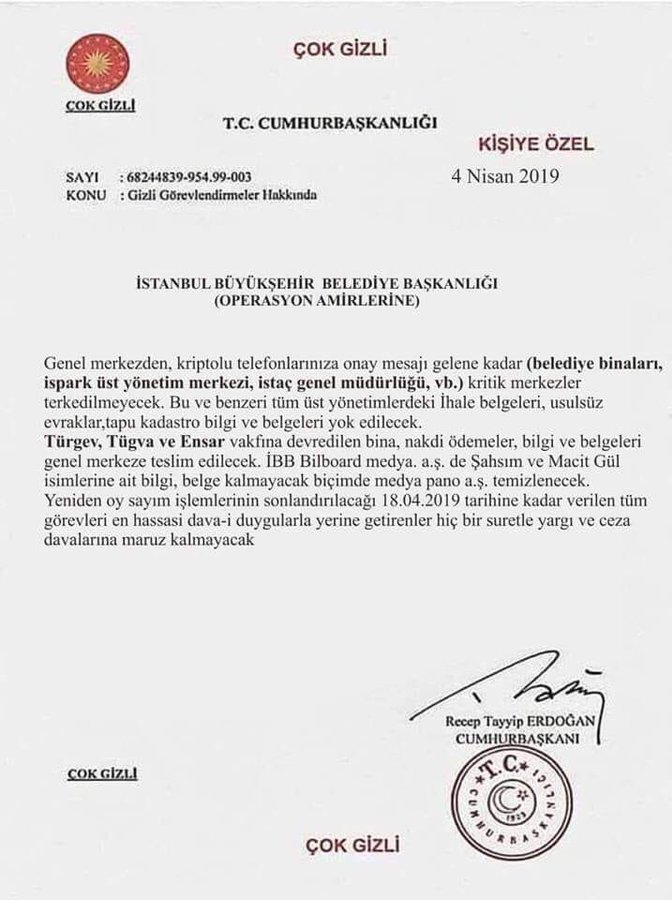
#> input picture ikinisan/belge.jpg, 672 x 900 px, found by its file name
$ python esikleme.py
#> lines starting #> are read from the running program, lines starting #| are printed output that depends on the picture; after the words box and inside, x2 and y2 are one past the last pixel; in counts of white or black regions, pixels touching at a corner belong together
"""fotoğrafı basitleştirerek "önemli olanı" (nesneyi) "önemsiz olandan" (arka plandan) ayırmaya yarayan
en temel bölütleme (segmentasyon) tekniğidir.
Temel amacı karmaşık, çok renkli veya gri tonlamalı bir görüntüyü sadece siyah (0) ve beyaz (255)
olmak üzere iki renge (ikili/binary formata) indirgemektir."""
import os
import cv2
import numpy as np
path= r"C:\Users\beyza\Desktop\goruntu_isleme_dersi\ikinisan\belge.jpg"
img_orginal= cv2.imread(path)
#> img_orginal is the input picture: shape (900, 672, 3); mean B, G, R 227, 227, 227.9
img= cv2.imread(path, 0) #siyah beyaz okumak için 0 ekledik! çünkü eşiklemede gri tonlamalı fotoğraflar kullanılır.
#> img: shape (900, 672); min 0, max 255, mean 227.3
binary = cv2.threshold(
    img, 127, 255,
    cv2.THRESH_BINARY
)
# Otomatik Akıllı Eşik (Otsu)
otsu = cv2.threshold(
    img, 0, 255,
    cv2.THRESH_BINARY + cv2.THRESH_OTSU
)

cv2.imwrite(os.path.join(os.path.dirname(path), "binary.jpg"), binary[1])
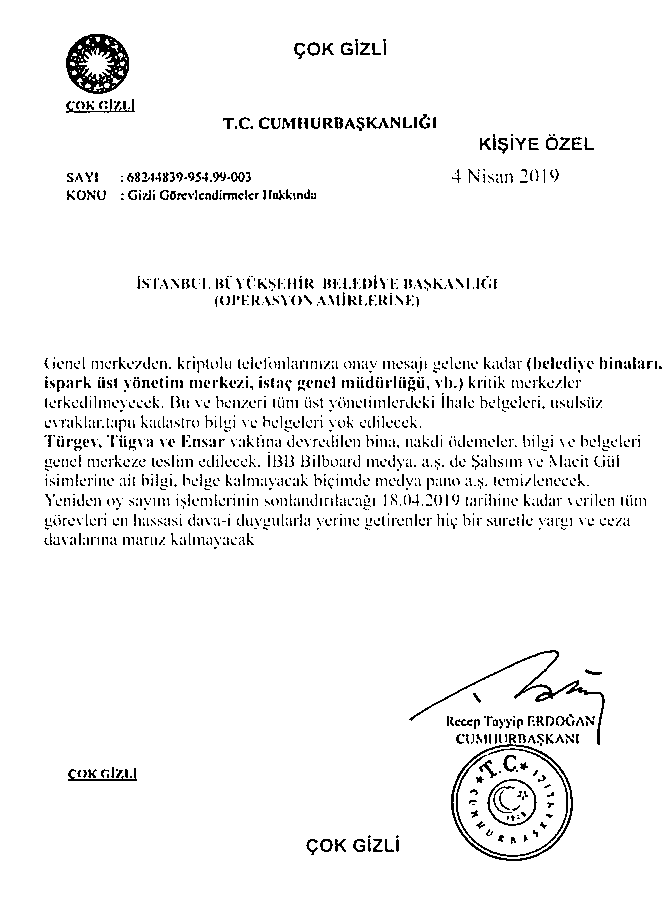
#> saved as binary.jpg: shape (900, 672); 95.4% white; black in thin lines or dots, all inside (x1, y1, x2, y2) = (44, 34, 662, 861)
cv2.imwrite(os.path.join(os.path.dirname(path), "otsu.jpg"), otsu[1])
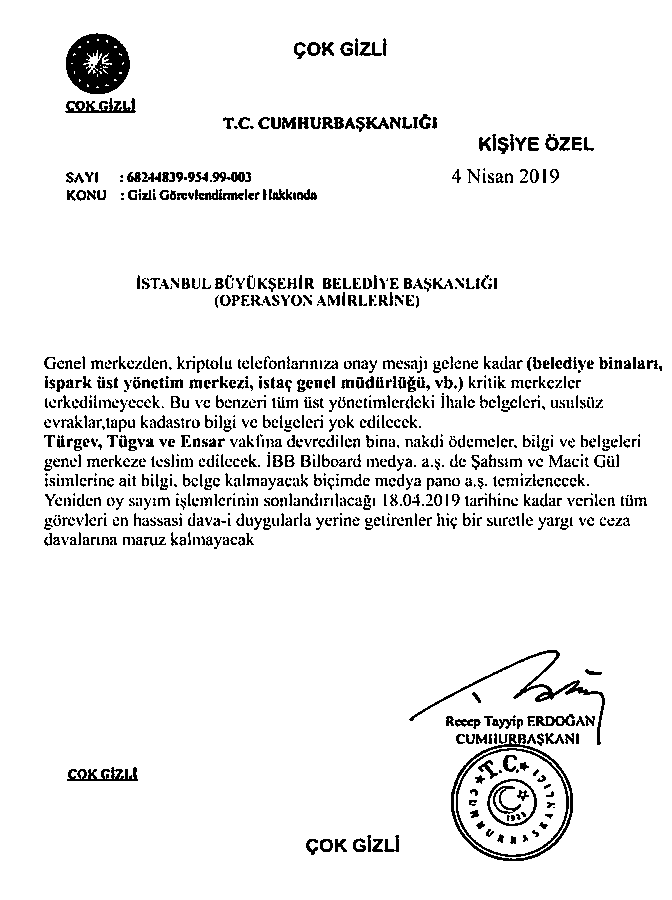
#> saved as otsu.jpg: shape (900, 672); 93.3% white; black in thin lines or dots, all inside (x1, y1, x2, y2) = (44, 33, 662, 861)

cv2.imshow("orginal", img_orginal)
cv2.imshow("binary", binary[1])
cv2.imshow("otsu", otsu[1])
cv2.waitKey(0)
cv2.destroyAllWindows()
